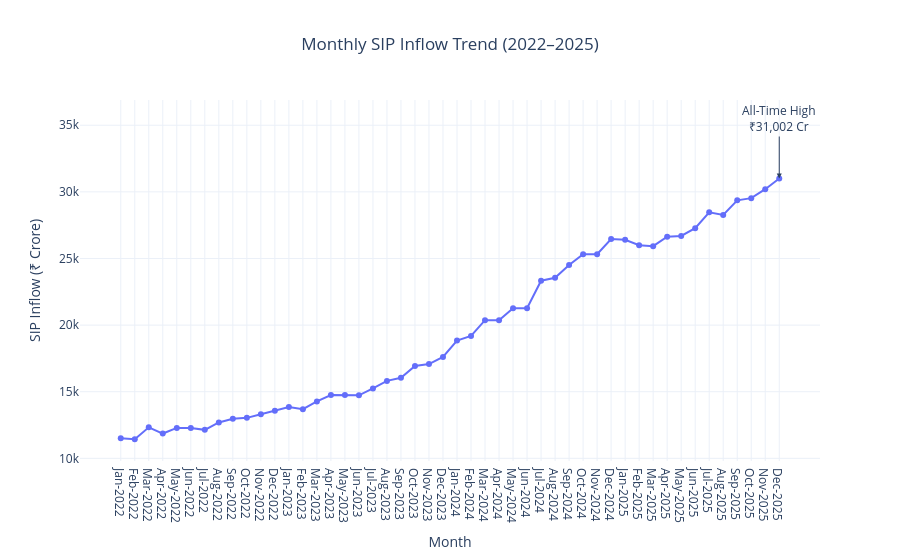

The notebook cell saved with this chart:
### Code cell
sip_fig = px.line(
    sip_plot,
    x="month_str",
    y="sip_inflow_crore",
    markers=True,
    title="Monthly SIP Inflow Trend (2022–2025)",
    labels={
        "month_str": "Month",
        "sip_inflow_crore": "SIP Inflow (₹ Crore)"
    }
)

max_row = sip_plot.loc[sip_plot["sip_inflow_crore"].idxmax()]

sip_fig.add_annotation(
    x=max_row["month_str"],
    y=max_row["sip_inflow_crore"],
    text=f"All-Time High<br>₹{max_row['sip_inflow_crore']:,.0f} Cr",
    showarrow=True,
    arrowhead=2,
    ax=0,
    ay=-60
)

sip_fig.update_layout(
    template="plotly_white",
    title_x=0.5
)

sip_fig.show()

### Figure 1 — Plotly figure (JSON) as saved in the notebook; plotly's stock layout.template omitted (floating-point values rounded to 4 significant figures)
{"data": [{"hovertemplate": "Month=%{x}<br>SIP Inflow (₹ Crore)=%{y}<extra></extra>", "legendgroup": "", "line": {"color": "#636efa", "dash": "solid"}, "marker": {"symbol": "circle"}, "mode": "lines+markers", "name": "", "orientation": "v", "showlegend": false, "type": "scatter", "x": ["Jan-2022", "Feb-2022", "Mar-2022", "Apr-2022", "May-2022", "Jun-2022", "Jul-2022", "Aug-2022", "Sep-2022", "Oct-2022", "Nov-2022", "Dec-2022", "Jan-2023", "Feb-2023", "Mar-2023", "Apr-2023", "May-2023", "Jun-2023", "Jul-2023", "Aug-2023", "Sep-2023", "Oct-2023", "Nov-2023", "Dec-2023", "Jan-2024", "Feb-2024", "Mar-2024", "Apr-2024", "May-2024", "Jun-2024", "Jul-2024", "Aug-2024", "Sep-2024", "Oct-2024", "Nov-2024", "Dec-2024", "Jan-2025", "Feb-2025", "Mar-2025", "Apr-2025", "May-2025", "Jun-2025", "Jul-2025", "Aug-2025", "Sep-2025", "Oct-2025", "Nov-2025", "Dec-2025"], "xaxis": "x", "y": [11517, 11438, 12328, 11863, 12286, 12276, 12140, 12694, 12976, 13040, 13306, 13573, 13856, 13687, 14276, 14749, 14749, 14734, 15245, 15814, 16042, 16928, 17073, 17610, 18838, 19187, 20371, 20371, 21262, 21262, 23332, 23547, 24509, 25323, 25320, 26459, 26400, 25999, 25926, 26632, 26688, 27274, 28464, 28265, 29361, 29529, 30200, 31002], "yaxis": "y"}], "layout": {"annotations": [{"arrowhead": 2, "ax": 0, "ay": -60, "showarrow": true, "text": "All-Time High<br>₹31,002 Cr", "x": "Dec-2025", "y": 31002}], "legend": {"tracegroupgap": 0}, "title": {"text": "Monthly SIP Inflow Trend (2022–2025)", "x": 0.5}, "xaxis": {"anchor": "y", "domain": [0, 1], "title": {"text": "Month"}}, "yaxis": {"anchor": "x", "domain": [0, 1], "title": {"text": "SIP Inflow (₹ Crore)"}}}}
